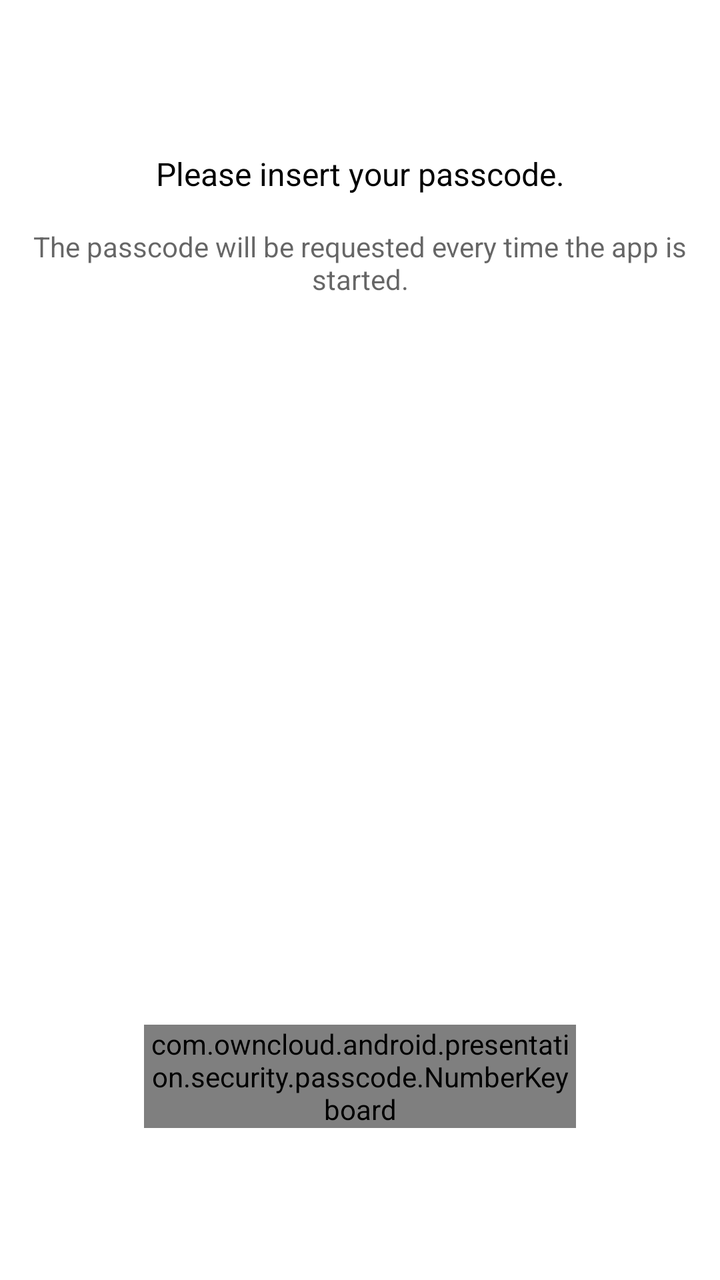
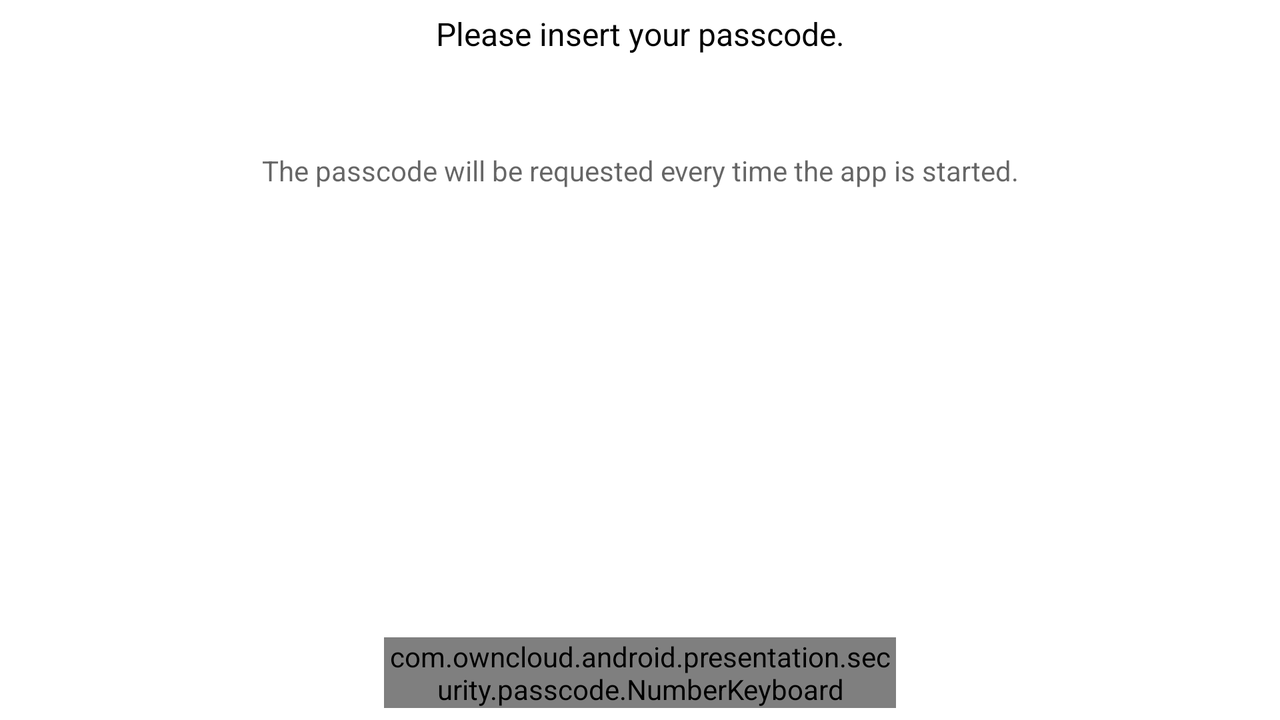

First picture: res/layout/ on a phone held upright. Second picture: the repository's own variant of that layout, on a device whose configuration matches the variant's folder. Source for both follows.
<!-- AndroidManifest.xml: application theme Theme.ownCloud.Toolbar -->
<!-- res/layout/passcodelock.xml -->
<?xml version="1.0" encoding="utf-8"?>
<androidx.constraintlayout.widget.ConstraintLayout xmlns:android="http://schemas.android.com/apk/res/android"
    xmlns:app="http://schemas.android.com/apk/res-auto"
    android:id="@+id/passcodeLockLayout"
    android:layout_width="match_parent"
    android:layout_height="match_parent"
    android:layout_margin="@dimen/passcode_standard_margin"
    android:filterTouchesWhenObscured="true">

    <androidx.constraintlayout.widget.ConstraintLayout
        android:id="@+id/title"
        android:layout_width="match_parent"
        android:layout_height="wrap_content"
        app:layout_constraintTop_toTopOf="parent"
        app:layout_constraintBottom_toTopOf="@id/layout_code"
        app:layout_constraintStart_toStartOf="parent"
        app:layout_constraintEnd_toEndOf="parent">

        <TextView
            android:id="@+id/header"
            android:layout_width="wrap_content"
            android:layout_height="wrap_content"
            android:text="@string/pass_code_enter_pass_code"
            android:textColor="@android:color/black"
            android:textSize="16sp"
            app:layout_constraintBottom_toTopOf="@id/explanation"
            app:layout_constraintEnd_toEndOf="parent"
            app:layout_constraintStart_toStartOf="parent"
            app:layout_constraintTop_toTopOf="parent"
            app:layout_constraintVertical_chainStyle="spread_inside" />

        <TextView
            android:id="@+id/explanation"
            android:layout_width="match_parent"
            android:layout_height="wrap_content"
            android:layout_margin="@dimen/passcode_standard_margin"
            android:gravity="center"
            android:text="@string/pass_code_configure_your_pass_code_explanation"
            android:textAppearance="@android:style/TextAppearance.Small"
            android:textSize="14sp"
            app:layout_constraintEnd_toEndOf="parent"
            app:layout_constraintStart_toStartOf="parent"
            app:layout_constraintTop_toBottomOf="@id/header" />
    </androidx.constraintlayout.widget.ConstraintLayout>


    <LinearLayout
        android:id="@+id/layout_code"
        android:layout_width="match_parent"
        android:layout_height="wrap_content"
        android:gravity="center_horizontal"
        android:orientation="horizontal"
        app:layout_constraintBottom_toTopOf="@id/error"
        app:layout_constraintEnd_toEndOf="parent"
        app:layout_constraintHorizontal_bias="0.5"
        app:layout_constraintStart_toStartOf="parent"
        app:layout_constraintTop_toBottomOf="@id/title">

        

    </LinearLayout>

    <TextView
        android:id="@+id/error"
        android:layout_width="wrap_content"
        android:layout_height="wrap_content"
        android:textColor="@color/warning"
        android:textSize="16sp"
        app:layout_constraintBottom_toTopOf="@id/lock_time"
        app:layout_constraintEnd_toEndOf="parent"
        app:layout_constraintHorizontal_bias="0.5"
        app:layout_constraintStart_toStartOf="parent"
        app:layout_constraintTop_toBottomOf="@id/layout_code" />

    <TextView
        android:id="@+id/lock_time"
        android:layout_width="wrap_content"
        android:layout_height="wrap_content"
        android:layout_marginTop="@dimen/passcode_standard_margin"
        android:textColor="@android:color/black"
        android:textSize="16sp"
        android:visibility="invisible"
        app:layout_constraintBottom_toTopOf="@id/numberKeyboard"
        app:layout_constraintEnd_toEndOf="parent"
        app:layout_constraintHorizontal_bias="0.5"
        app:layout_constraintStart_toStartOf="parent"
        app:layout_constraintTop_toBottomOf="@id/error" />

    <com.owncloud.android.presentation.security.passcode.NumberKeyboard
        android:id="@+id/numberKeyboard"
        android:layout_width="0dp"
        android:layout_height="wrap_content"
        app:layout_constraintBottom_toBottomOf="parent"
        app:layout_constraintEnd_toEndOf="@id/rightGuideline"
        app:layout_constraintHorizontal_bias="0.5"
        app:layout_constraintStart_toStartOf="@id/leftGuideline"
        app:layout_constraintTop_toBottomOf="@id/lock_time" />

    <androidx.constraintlayout.widget.Guideline
        android:id="@+id/leftGuideline"
        android:layout_width="wrap_content"
        android:layout_height="wrap_content"
        android:orientation="vertical"
        app:layout_constraintGuide_percent="0.2" />

    <androidx.constraintlayout.widget.Guideline
        android:id="@+id/rightGuideline"
        android:layout_width="wrap_content"
        android:layout_height="wrap_content"
        android:orientation="vertical"
        app:layout_constraintGuide_percent="0.8" />
</androidx.constraintlayout.widget.ConstraintLayout>
<!-- resources referenced by this layout -->
<resources>
  <color name="warning">#f4511e</color>
  <!-- from res/values-h640dp/ -->
  <dimen name="passcode_standard_margin">16dp</dimen>
  <string name="pass_code_configure_your_pass_code_explanation">The passcode will be requested every time the app is started.</string>
  <string name="pass_code_enter_pass_code">Please insert your passcode.</string>
  <style name="Theme.ownCloud.Toolbar">
          <item name="windowNoTitle">true</item>
          <item name="windowActionBar">false</item>
  
          <item name="android:windowDrawsSystemBarBackgrounds">true</item>
      </style>
</resources>
<!-- res/layout-w600dp/passcodelock.xml (the author's variant of the layout above) -->
<!-- drawn on the phone turned sideways -->
<?xml version="1.0" encoding="utf-8"?>
<androidx.constraintlayout.widget.ConstraintLayout xmlns:android="http://schemas.android.com/apk/res/android"
    xmlns:app="http://schemas.android.com/apk/res-auto"
    android:id="@+id/passcodeLockLayout"
    android:layout_width="match_parent"
    android:layout_height="match_parent"
    android:layout_margin="@dimen/passcode_standard_margin"
    android:filterTouchesWhenObscured="true">

    <TextView
        android:id="@+id/header"
        android:layout_width="wrap_content"
        android:layout_height="wrap_content"
        android:layout_marginTop="@dimen/passcode_standard_margin"
        android:text="@string/pass_code_enter_pass_code"
        android:textColor="@android:color/black"
        android:textSize="16sp"
        app:layout_constraintBottom_toTopOf="@id/explanation"
        app:layout_constraintEnd_toEndOf="parent"
        app:layout_constraintHorizontal_bias="0.5"
        app:layout_constraintStart_toStartOf="parent"
        app:layout_constraintTop_toTopOf="parent"
        app:layout_constraintVertical_chainStyle="spread_inside" />

    <TextView
        android:id="@+id/explanation"
        android:layout_width="match_parent"
        android:layout_height="wrap_content"
        android:layout_margin="@dimen/passcode_standard_margin"
        android:gravity="center"
        android:text="@string/pass_code_configure_your_pass_code_explanation"
        android:textAppearance="@android:style/TextAppearance.Small"
        android:textSize="14sp"
        app:layout_constraintBottom_toTopOf="@id/layout_code"
        app:layout_constraintEnd_toEndOf="parent"
        app:layout_constraintHorizontal_bias="0.5"
        app:layout_constraintStart_toStartOf="parent"
        app:layout_constraintTop_toBottomOf="@id/header" />

    <LinearLayout
        android:id="@+id/layout_code"
        android:layout_width="match_parent"
        android:layout_height="wrap_content"
        android:gravity="center_horizontal"
        android:orientation="horizontal"
        app:layout_constraintBottom_toTopOf="@id/error"
        app:layout_constraintEnd_toEndOf="parent"
        app:layout_constraintHorizontal_bias="0.5"
        app:layout_constraintStart_toStartOf="parent"
        app:layout_constraintTop_toBottomOf="@id/explanation">



    </LinearLayout>

    <TextView
        android:id="@+id/error"
        android:layout_width="wrap_content"
        android:layout_height="wrap_content"
        android:textColor="@color/warning"
        android:textSize="16sp"
        app:layout_constraintBottom_toTopOf="@id/lock_time"
        app:layout_constraintEnd_toEndOf="parent"
        app:layout_constraintHorizontal_bias="0.5"
        app:layout_constraintStart_toStartOf="parent"
        app:layout_constraintTop_toBottomOf="@id/layout_code" />

    <TextView
        android:id="@+id/lock_time"
        android:layout_width="wrap_content"
        android:layout_height="wrap_content"
        android:layout_marginTop="@dimen/passcode_standard_margin"
        android:textColor="@android:color/black"
        android:textSize="16sp"
        android:visibility="invisible"
        app:layout_constraintBottom_toTopOf="@id/numberKeyboard"
        app:layout_constraintEnd_toEndOf="parent"
        app:layout_constraintHorizontal_bias="0.5"
        app:layout_constraintStart_toStartOf="parent"
        app:layout_constraintTop_toBottomOf="@id/error" />

    <com.owncloud.android.presentation.security.passcode.NumberKeyboard
        android:id="@+id/numberKeyboard"
        android:layout_width="0dp"
        android:layout_height="wrap_content"
        android:layout_marginBottom="@dimen/passcode_margin_bottom"
        app:layout_constraintBottom_toBottomOf="parent"
        app:layout_constraintEnd_toEndOf="@id/rightGuideline"
        app:layout_constraintHorizontal_bias="0.5"
        app:layout_constraintStart_toStartOf="@id/leftGuideline"
        app:layout_constraintTop_toBottomOf="@id/lock_time" />

    <androidx.constraintlayout.widget.Guideline
        android:id="@+id/leftGuideline"
        android:layout_width="wrap_content"
        android:layout_height="wrap_content"
        android:orientation="vertical"
        app:layout_constraintGuide_percent="0.3" />

    <androidx.constraintlayout.widget.Guideline
        android:id="@+id/rightGuideline"
        android:layout_width="wrap_content"
        android:layout_height="wrap_content"
        android:orientation="vertical"
        app:layout_constraintGuide_percent="0.7" />
</androidx.constraintlayout.widget.ConstraintLayout>
<!-- resources referenced by the variant -->
<!-- as the phone turned sideways resolves them -->
<resources>
  <color name="warning">#f4511e</color>
  <dimen name="passcode_margin_bottom">6dp</dimen>
  <dimen name="passcode_standard_margin">6dp</dimen>
  <string name="pass_code_configure_your_pass_code_explanation">The passcode will be requested every time the app is started.</string>
  <string name="pass_code_enter_pass_code">Please insert your passcode.</string>
  <style name="Theme.ownCloud.Toolbar">
          <item name="windowNoTitle">true</item>
          <item name="windowActionBar">false</item>
  
          <item name="android:windowDrawsSystemBarBackgrounds">true</item>
      </style>
</resources>
